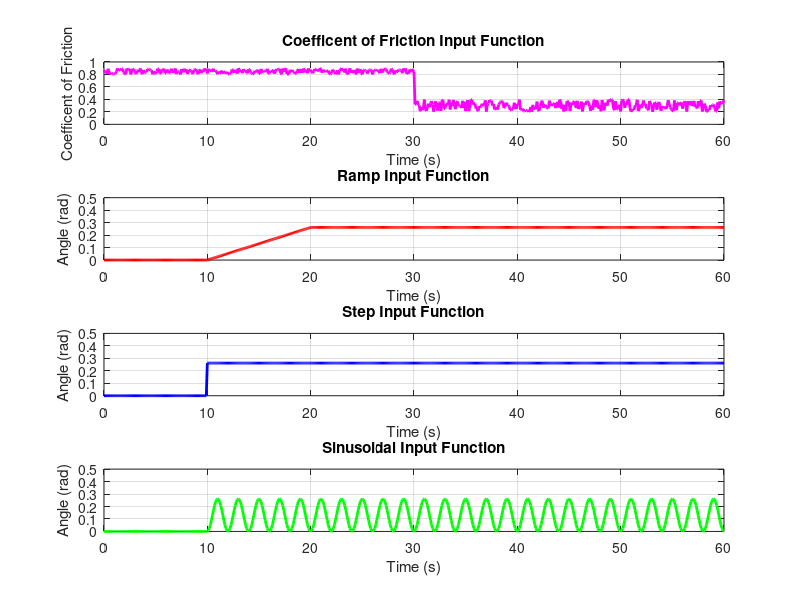
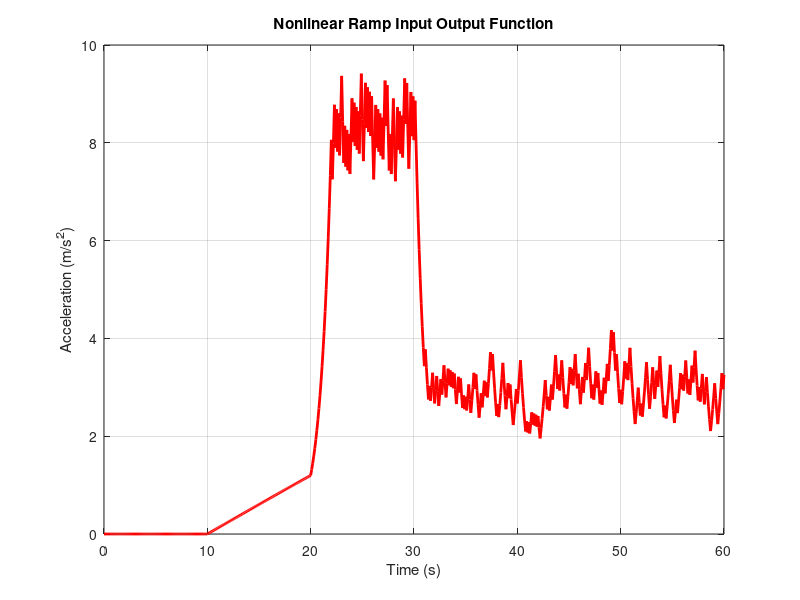
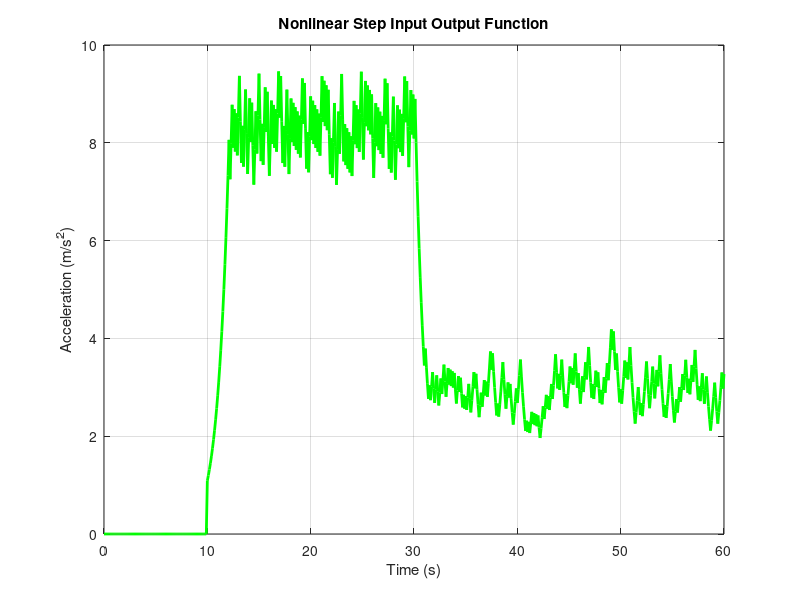
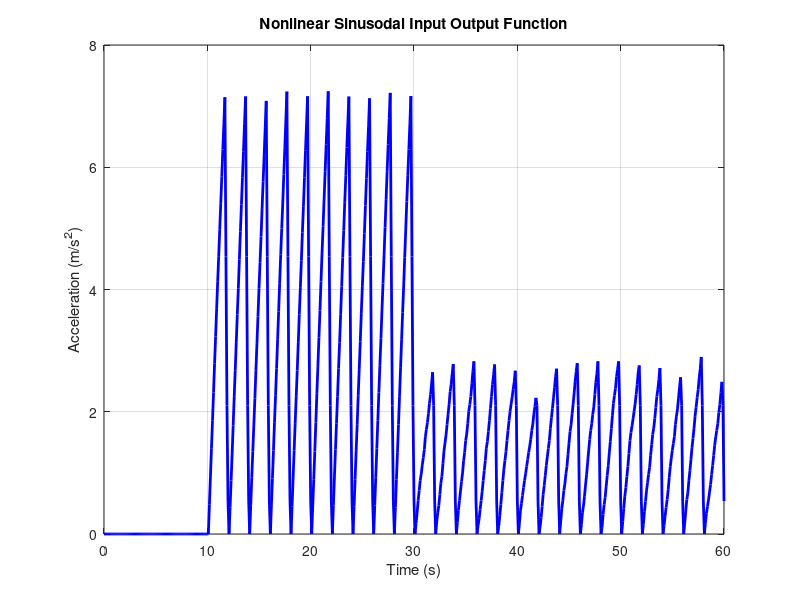

These charts were generated, in order, by the following MATLAB code:
%% Final Simulation of ABS System - ME 3017-D - Spring 2025
% Description: The script models a 4-wheeled car's nonlinear and linearized ABS system with three
% different brake inputs (angles) and one coefficent of friction input. The output
% of the script creates six plots of vehicle's acceleration as a result of the
% three different methods and respective nonlinear and linearized model 
% of braking and reaction of the ABS. Also, a subplot plotting the angle
% inputs is created.
%
% Created by: Josh Chung, KC Hinz, and Stephen Jones, 4/12/2025


% Clear workspace and console
clear; clc

% Initialize variables
g = 9.81; % acceleration due to gravity (m/s^2)
m = 1300; % mass of car (kg)
mu_pr = 0.4; % pad and rotor coeffiecent of friction
d_m = 0.05; % diameter of piston in master cylinders (m)
d_s = 2 * d_m; % diameter of pistons in caliper--slave cylinder (m)
pedal_r = 0.7; % inverse pedal ratio
r_ro = 0.165; % brake disc outer radius (m)
r_ri = 0.115; % brake disc inner radius (m)
r_t = 0.65; % radius of the tire (m)
% F_p = 500; % force from driver on to the pedal (N)
p_a = pi/12; % 15 deg; pedal angle caused by driver's foot on the pedal (rad)
fr_r_u = 0.9; % upper coefficent of friction of the road
fr_r_l = 0.8; % lower coefficent of friction of the road
fr_i_u = 0.4; % upper coefficent of friction of ice
fr_i_l = 0.2; % lower coefficent of friction of ice
K = 1 * 10^6; % bulk modulus (Pa)
l_1 = 0.075; % top length of the pedal assembly (m)
l_p = 0.075; % length of the brake cylinder (m)

% Define time vector
t = 0:.1:60; % time from 0 to 60 seconds

% Define friction change input
step_ice = zeros(size(t));
step_ice(t <= 30) = fr_r_l + (fr_r_u - fr_r_l) .* rand(1,length(t(t <= 30)));
step_ice(t > 30) = fr_i_l + (fr_i_u - fr_i_l) .* rand(1,length(t(t > 30)));

% Friction input without randomness
%step_ice(t <= 30) = .9;
%step_ice(t > 30) = .4;

%% Create Braking Input Functions

% Ramp input function
ramp = zeros(size(t));
ramp(10 <= t & (t < 20)) = (p_a/10) * t(t < 10); % Linear increase to lower F_p in 2 seconds
ramp(t >= 20) = p_a; % Hold at lower F_p for the rest of the time

% Step input function
step = zeros(size(t));
step(t >= 10) = p_a; % Step up to F_p at t = 2s

% Sinusoidal input function
cos_wave = zeros(size(t));
cos_wave(t >= 10) = (p_a * (-cos(pi*t(t <= 50)) + 1) / 2);

%% Plot Input Functions
figure;

% Friction change function subplot
subplot(4,1,1);
plot(t, step_ice, 'm', 'LineWidth', 2);
xlabel('Time (s)'); ylabel('Coefficent of Friction'); title('Coefficent of Friction Input Function');
grid on; xlim([0 60]); ylim([0 1]); 

% Ramp function subplot
subplot(4,1,2);
plot(t, ramp, 'r', 'LineWidth', 2);
xlabel('Time (s)'); ylabel('Angle (rad)'); title('Ramp Input Function');
grid on; xlim([0 60]); ylim([0 .5]); 

% Step function subplot
subplot(4,1,3);
plot(t, step, 'b', 'LineWidth', 2);
xlabel('Time (s)'); ylabel('Angle (rad)'); title('Step Input Function');
grid on; xlim([0 60]); ylim([0 .5]);

% Sinusodal function subplot
subplot(4,1,4);
plot(t, cos_wave, 'g', 'LineWidth', 2);
xlabel('Time (s)'); ylabel('Angle (rad)'); title('Sinusoidal Input Function');
grid on; xlim([0 60]); ylim([0 .5]);

%% Nonlinear ABS Simulation

% Define pressure coefficent (needs *input force)
p_c = (K * l_1)/l_p; % pedal assembly pressure coeffiecent

% Braking Force Transfer Function (Gain)
coef1 = (mu_pr*pi*(d_s.^2))/(3*r_t);
coef2 = ((r_ro.^3) - (r_ri.^3)) / ((r_ro.^2) - (r_ri.^2));
F_b_c = (coef1) * (coef2); % essentially braking force coefficent

% Acceration of the 4-Wheeled Vehicle Transfer Function (Gain)
A_v = zeros(size(t));

% Initialize feedback inputs to avoid errors
F_b = 0; 
F_fb = 0; % difference of frictional force and braking force
p_b1 = 0; % p_b retainer if input force is held constant

% Begin running ABS system for ramp input
for ii = 1:1:length(t)
    if ramp(ii) > 0

        % Pedal Assembly block
        p_b = p_c .* sin(ramp(ii));
        if ramp(ii) == ramp(ii-1)
            p_b = p_b1; % retains previous p_b if input force is the same
        end
        
        % Tire block
        F_f = m .* g .* step_ice(ii);
        
        % ABS Module block
        if F_fb > 0.0001
            p_b = 1.10 .* p_b;
        elseif F_fb < -0.0001
            p_b = 0.90 .* p_b;
        end
        
        % Brake Assembly block
        F_b = p_b .* F_b_c;
    
        % 4 Wheels Gain block
        F_b = 4 .* F_b;
        
        % Summer Operator
        F_fb = F_f - F_b;

        p_b1 = p_b; % remember current p_b value
        
    end

    % Vehicle block, Acceleration Output
    A_v(ii) = F_b ./ m;
    
end

% Create plot
figure;
plot(t, A_v, 'r', 'LineWidth', 2);
xlabel('Time (s)'); ylabel('Acceleration (m/s^2)'); title('Nonlinear Ramp Input Output Function');
grid on;


% Initialize feedback inputs to avoid errors
F_b = 0; 
F_fb = 0; % difference of frictional force and braking force
p_b1 = 0; % p_b retainer if input force is held constant

% Begin running ABS system for step input
for ii = 1:1:length(t)
    if step(ii) > 0

        % Pedal Assembly block
        p_b = p_c .* sin(step(ii));
        if step(ii) == step(ii-1)
            p_b = p_b1; % retains previous p_b if input force is the same
        end

        % Tire block
        F_f = m .* g .* step_ice(ii);
    
        % ABS Module block
        if F_fb > 0.0001
            p_b = 1.1 .* p_b;
        elseif F_fb < -0.0001
            p_b = 0.9 .* p_b;
        end
    
        % Brake Assembly block
        F_b = p_b .* F_b_c;
    
        % 4 Wheels Gain block
        F_b = 4 .* F_b;
    
        % Summer Operator
        F_fb = F_f - F_b;

        p_b1 = p_b; % remember current p_b value
    end

    % Vehicle block, Acceleration Output
    A_v(ii) = F_b ./ m;

end

% Create plot
figure;
plot(t, A_v, 'g', 'LineWidth', 2);
xlabel('Time (s)'); ylabel('Acceleration (m/s^2)'); title('Nonlinear Step Input Output Function');
grid on;

% Initialize feedback inputs to avoid errors
F_b = 0; 
F_fb = 0; % difference of frictional force and braking force
p_b = 0; % initial brake pressure
p_b1 = 0; % p_b retainer if input force is held constant

% Begin running ABS system for sinusdal input
for ii = 1:length(t)

    % Get driver's input from pedal
    if cos_wave(ii) > 0
        p_in = p_c * sin(cos_wave(ii));
    else
        p_in = 0;
    end

    % Tire block
    F_f = m * g * step_ice(ii);

    % Brake assembly block
    F_b = p_b * F_b_c;
           
    % 4 Wheels Gain block
    F_b = 4 * F_b;

    % Summer Operator
    F_fb = F_f - F_b;

    % Define gain and pressure change
    kp = .5; % proportional gain
    dp = kp * F_fb; % change in pressure

    % ABS Module block
    p_b = p_b + dp;
    p_b = min(max(p_b, 0), p_in); % ABS can not increase more than driver input
    
    % Save for next iteration
    p_b1 = p_b;

    % Vehicle block, Acceleration Output
    A_v(ii) = 20 * F_b / m; % includes gain of 20

end


% Create plot
figure;
plot(t, A_v, 'b', 'LineWidth', 2);
xlabel('Time (s)'); ylabel('Acceleration (m/s^2)'); title('Nonlinear Sinusodal Input Output Function');
grid on;


%% Linearized ABS Simulation

% Acceration of the 4-Wheeled Vehicle Transfer Function (Gain)
A_v = zeros(size(t));

% Initialize feedback inputs to avoid errors
F_b = 0; 
F_fb = 0; % difference of frictional force and braking force
p_b1 = 0; % p_b retainer if input force is held constant

% Begin running ABS system for ramp input
for ii = 1:1:length(t)
    if ramp(ii) > 0

        % Pedal Assembly block
        p_b = p_c .* ramp(ii);
        if ramp(ii) == ramp(ii-1)
            p_b = p_b1; % retains previous p_b if input force is the same
        end
        
        % Tire block
        F_f = m .* g .* step_ice(ii);
        
        % ABS Module block
        if F_fb > 0.0001
            p_b = 1.10 .* p_b;
        elseif F_fb < -0.0001
            p_b = 0.90 .* p_b;
        end
        
        % Brake Assembly block
        F_b = p_b .* F_b_c;
    
        % 4 Wheels Gain block
        F_b = 4 .* F_b;
        
        % Summer Operator
        F_fb = F_f - F_b;

        p_b1 = p_b; % remember current p_b value
        
    end

    % Vehicle block, Acceleration Output
    A_v(ii) = F_b ./ m;
    
end

% Create plot
figure;
plot(t, A_v, 'r', 'LineWidth', 2);
xlabel('Time (s)'); ylabel('Acceleration (m/s^2)'); title('Linearized Ramp Input Output Function');
grid on;


% Initialize feedback inputs to avoid errors
F_b = 0; 
F_fb = 0; % difference of frictional force and braking force
p_b1 = 0; % p_b retainer if input force is held constant

% Begin running ABS system for step input
for ii = 1:1:length(t)
    if step(ii) > 0

        % Pedal Assembly block
        p_b = p_c .* step(ii);
        if step(ii) == step(ii-1)
            p_b = p_b1; % retains previous p_b if input force is the same
        end

        % Tire block
        F_f = m .* g .* step_ice(ii);
    
        % ABS Module block
        if F_fb > 0.0001
            p_b = 1.10 .* p_b;
        elseif F_fb < -0.0001
            p_b = 0.90 .* p_b;
        end
    
        % Brake Assembly block
        F_b = p_b .* F_b_c;
    
        % 4 Wheels Gain block
        F_b = 4 .* F_b;
    
        % Summer Operator
        F_fb = F_f - F_b;

        p_b1 = p_b; % remember current p_b value
    end

    % Vehicle block, Acceleration Output
    A_v(ii) = F_b ./ m;

end

% Create plot
figure;
plot(t, A_v, 'g', 'LineWidth', 2);
xlabel('Time (s)'); ylabel('Acceleration (m/s^2)'); title('Linearized Step Input Output Function');
grid on;

% Initialize feedback inputs to avoid errors
F_b = 0; 
F_fb = 0; % difference of frictional force and braking force
p_b = 0; % initial brake pressure
p_b1 = 0; % p_b retainer if input force is held constant

% Begin running ABS system for sinusodal input
for ii = 1:length(t)

    % Get driver's input from pedal
    if cos_wave(ii) > 0
        p_in = p_c * cos_wave(ii);
    else
        p_in = 0;
    end

    % Tire block
    F_f = m * g * step_ice(ii);

    % Brake assembly block
    F_b = p_b * F_b_c;
           
    % 4 Wheels Gain block
    F_b = 4 * F_b;

    % Summer Operator
    F_fb = F_f - F_b;

    % Define gain and pressure change
    kp = .5; % proportional gain
    dp = kp * F_fb; % change in pressure

    % ABS Module block
    p_b = p_b + dp;
    p_b = min(max(p_b, 0), p_in); % ABS can not increase more than driver input
    
    % Save for next iteration
    p_b1 = p_b;

    % Vehicle block, Acceleration Output
    A_v(ii) = 20 * F_b / m; % includes gain of 20

end

% Create plot
figure;
plot(t, A_v, 'b', 'LineWidth', 2);
xlabel('Time (s)'); ylabel('Acceleration (m/s^2)'); title('Linearized Sinusodal Input Output Function');
grid on;
